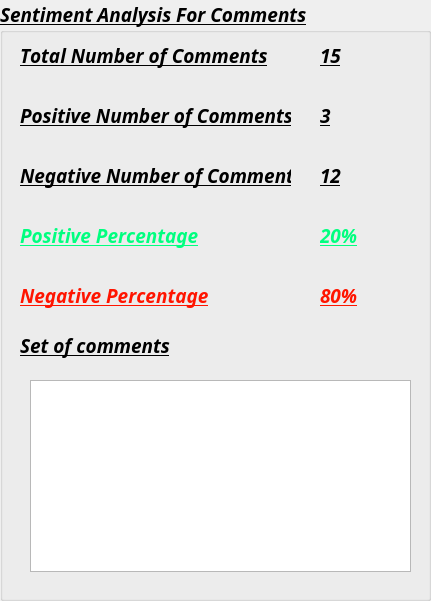
  <widget class="QGroupBox" name="groupBox">
   <property name="geometry">
    <rect>
     <x>30</x>
     <y>40</y>
     <width>431</width>
     <height>601</height>
    </rect>
   </property>
   <property name="font">
    <font>
     <family>Arial Black</family>
     <pointsize>14</pointsize>
     <weight>75</weight>
     <italic>true</italic>
     <bold>true</bold>
     <underline>true</underline>
     <strikeout>false</strikeout>
     <stylestrategy>PreferDefault</stylestrategy>
     <kerning>false</kerning>
    </font>
   </property>
   <property name="styleSheet">
    <string notr="true"/>
   </property>
   <property name="title">
    <string>Sentiment Analysis For Comments</string>
   </property>
   <widget class="QLabel" name="label_4">
    <property name="geometry">
     <rect>
      <x>20</x>
      <y>40</y>
      <width>271</width>
      <height>31</height>
     </rect>
    </property>
    <property name="font">
     <font>
      <pointsize>14</pointsize>
     </font>
    </property>
    <property name="text">
     <string>Total Number of Comments</string>
    </property>
    <property name="scaledContents">
     <bool>false</bool>
    </property>
    <property name="alignment">
     <set>Qt::AlignLeading|Qt::AlignLeft|Qt::AlignVCenter</set>
    </property>
   </widget>
   <widget class="QLabel" name="label_5">
    <property name="geometry">
     <rect>
      <x>20</x>
      <y>100</y>
      <width>271</width>
      <height>31</height>
     </rect>
    </property>
    <property name="font">
     <font>
      <pointsize>14</pointsize>
     </font>
    </property>
    <property name="text">
     <string>Positive Number of Comments</string>
    </property>
    <property name="scaledContents">
     <bool>false</bool>
    </property>
    <property name="alignment">
     <set>Qt::AlignLeading|Qt::AlignLeft|Qt::AlignVCenter</set>
    </property>
   </widget>
   <widget class="QLabel" name="label_6">
    <property name="geometry">
     <rect>
      <x>20</x>
      <y>160</y>
      <width>271</width>
      <height>31</height>
     </rect>
    </property>
    <property name="font">
     <font>
      <pointsize>14</pointsize>
     </font>
    </property>
    <property name="text">
     <string>Negative Number of Comments</string>
    </property>
    <property name="scaledContents">
     <bool>false</bool>
    </property>
    <property name="alignment">
     <set>Qt::AlignLeading|Qt::AlignLeft|Qt::AlignVCenter</set>
    </property>
   </widget>
   <widget class="QLabel" name="label_7">
    <property name="geometry">
     <rect>
      <x>20</x>
      <y>220</y>
      <width>211</width>
      <height>31</height>
     </rect>
    </property>
    <property name="font">
     <font>
      <pointsize>14</pointsize>
     </font>
    </property>
    <property name="styleSheet">
     <string notr="true"> color:rgb(0, 255, 127);
</string>
    </property>
    <property name="text">
     <string>Positive Percentage</string>
    </property>
    <property name="scaledContents">
     <bool>false</bool>
    </property>
    <property name="alignment">
     <set>Qt::AlignLeading|Qt::AlignLeft|Qt::AlignVCenter</set>
    </property>
   </widget>
   <widget class="QLabel" name="label_8">
    <property name="geometry">
     <rect>
      <x>20</x>
      <y>280</y>
      <width>211</width>
      <height>31</height>
     </rect>
    </property>
    <property name="font">
     <font>
      <pointsize>14</pointsize>
     </font>
    </property>
    <property name="styleSheet">
     <string notr="true"> color:rgb(255, 20, 0);
</string>
    </property>
    <property name="text">
     <string>Negative Percentage</string>
    </property>
    <property name="scaledContents">
     <bool>false</bool>
    </property>
    <property name="alignment">
     <set>Qt::AlignLeading|Qt::AlignLeft|Qt::AlignVCenter</set>
    </property>
   </widget>
   <widget class="QLabel" name="label_10">
    <property name="geometry">
     <rect>
      <x>20</x>
      <y>330</y>
      <width>211</width>
      <height>31</height>
     </rect>
    </property>
    <property name="font">
     <font>
      <pointsize>14</pointsize>
     </font>
    </property>
    <property name="text">
     <string>Set of comments</string>
    </property>
    <property name="scaledContents">
     <bool>false</bool>
    </property>
    <property name="alignment">
     <set>Qt::AlignLeading|Qt::AlignLeft|Qt::AlignVCenter</set>
    </property>
   </widget>
   <widget class="QLabel" name="label_11">
    <property name="geometry">
     <rect>
      <x>320</x>
      <y>160</y>
      <width>91</width>
      <height>31</height>
     </rect>
    </property>
    <property name="font">
     <font>
      <pointsize>14</pointsize>
     </font>
    </property>
    <property name="text">
     <string>12</string>
    </property>
    <property name="scaledContents">
     <bool>false</bool>
    </property>
    <property name="alignment">
     <set>Qt::AlignLeading|Qt::AlignLeft|Qt::AlignVCenter</set>
    </property>
   </widget>
   <widget class="QLabel" name="lbPosPrec">
    <property name="geometry">
     <rect>
      <x>320</x>
      <y>220</y>
      <width>91</width>
      <height>31</height>
     </rect>
    </property>
    <property name="font">
     <font>
      <pointsize>14</pointsize>
     </font>
    </property>
    <property name="styleSheet">
     <string notr="true"> color:rgb(0, 255, 127);
</string>
    </property>
    <property name="text">
     <string>20%</string>
    </property>
    <property name="scaledContents">
     <bool>false</bool>
    </property>
    <property name="alignment">
     <set>Qt::AlignLeading|Qt::AlignLeft|Qt::AlignVCenter</set>
    </property>
   </widget>
   <widget class="QLabel" name="label_13">
    <property name="geometry">
     <rect>
      <x>320</x>
      <y>40</y>
      <width>91</width>
      <height>31</height>
     </rect>
    </property>
    <property name="font">
     <font>
      <pointsize>14</pointsize>
     </font>
    </property>
    <property name="text">
     <string>15</string>
    </property>
    <property name="scaledContents">
     <bool>false</bool>
    </property>
    <property name="alignment">
     <set>Qt::AlignLeading|Qt::AlignLeft|Qt::AlignVCenter</set>
    </property>
   </widget>
   <widget class="QLabel" name="label_14">
    <property name="geometry">
     <rect>
      <x>320</x>
      <y>100</y>
      <width>91</width>
      <height>31</height>
     </rect>
    </property>
    <property name="font">
     <font>
      <pointsize>14</pointsize>
     </font>
    </property>
    <property name="text">
     <string>3</string>
    </property>
    <property name="scaledContents">
     <bool>false</bool>
    </property>
    <property name="alignment">
     <set>Qt::AlignLeading|Qt::AlignLeft|Qt::AlignVCenter</set>
    </property>
   </widget>
   <widget class="QLabel" name="label_15">
    <property name="geometry">
     <rect>
      <x>320</x>
      <y>280</y>
      <width>91</width>
      <height>31</height>
     </rect>
    </property>
    <property name="font">
     <font>
      <pointsize>14</pointsize>
     </font>
    </property>
    <property name="styleSheet">
     <string notr="true"> color:rgb(255, 20, 0);
</string>
    </property>
    <property name="text">
     <string>80%</string>
    </property>
    <property name="scaledContents">
     <bool>false</bool>
    </property>
    <property name="alignment">
     <set>Qt::AlignLeading|Qt::AlignLeft|Qt::AlignVCenter</set>
    </property>
   </widget>
   <widget class="QListWidget" name="listComments2">
    <property name="geometry">
     <rect>
      <x>30</x>
      <y>380</y>
      <width>381</width>
      <height>192</height>
     </rect>
    </property>
   </widget>
  </widget>
